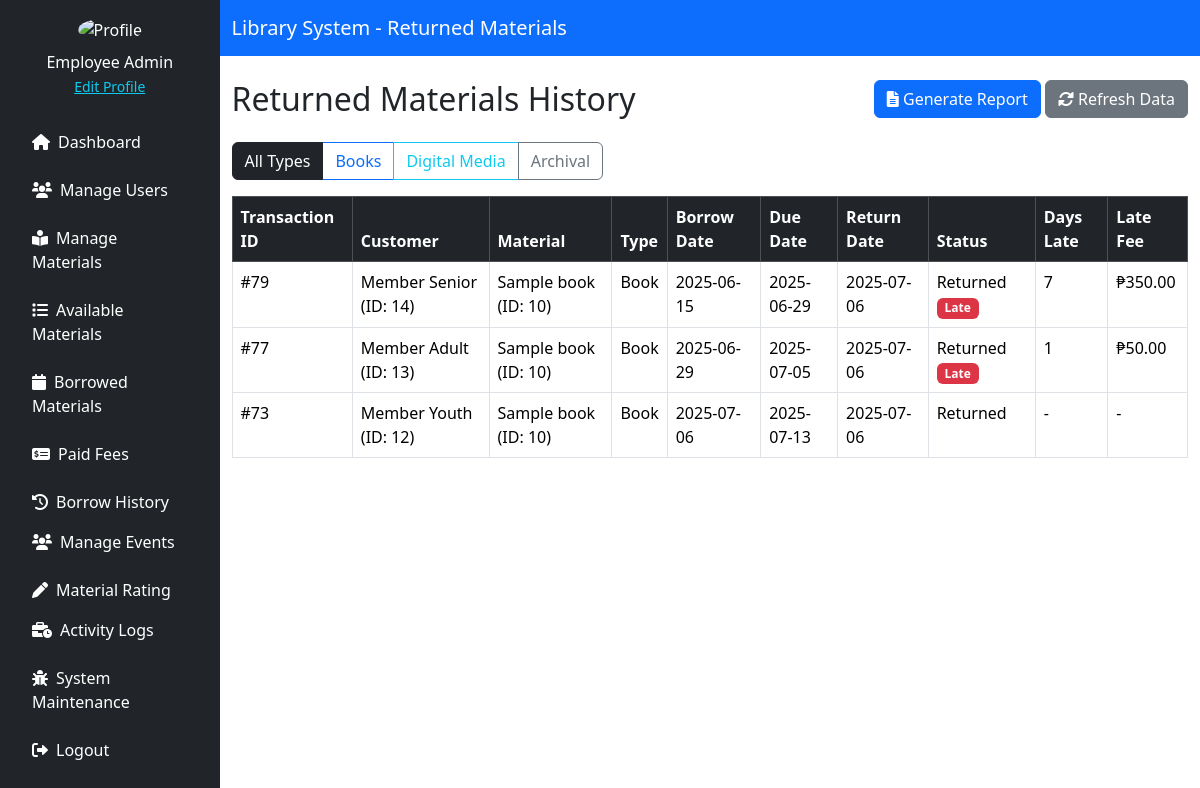
Before: /source/employee/borrow_history.php (signed in) with the older database file.
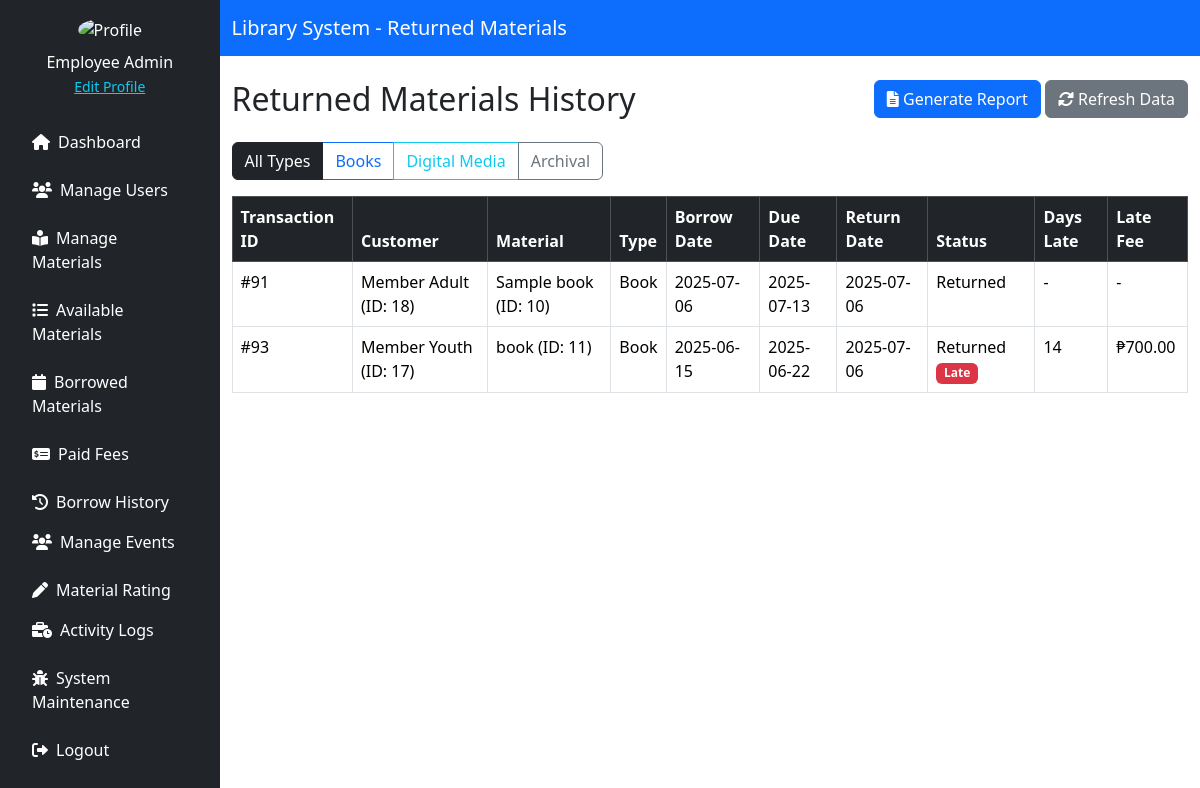
After: the same page with the newer database file.
### tables this page shows
CREATE TABLE `material_transactions` (
  `transaction_id` int(11) NOT NULL,
  `material_type` enum('book','digital','research') NOT NULL,
  `material_id` int(11) NOT NULL,
  `customer_id` int(11) NOT NULL,
  `action` enum('Reserve','Borrow','Return','Request Access','Approve Access','Grant Access') NOT NULL,
  `status` enum('Reserved','Borrowed','Returned','Cancelled','Overdue') DEFAULT 'Reserved',
  `action_date` datetime DEFAULT current_timestamp(),
  `due_date` datetime DEFAULT NULL,
  `return_date` datetime DEFAULT NULL,
  `late_fee` decimal(10,2) DEFAULT 0.00
);

CREATE TABLE `customer` (
  `customer_id` int(11) NOT NULL,
  `first_name` varchar(255) NOT NULL,
  `middle_name` varchar(255) DEFAULT NULL,
  `last_name` varchar(255) NOT NULL,
  `purok` varchar(255) DEFAULT NULL,
  `street` varchar(255) DEFAULT NULL,
  `barangay` varchar(255) NOT NULL,
  `city` varchar(255) NOT NULL,
  `postal_code` varchar(255) DEFAULT NULL,
  `phone_num` varchar(225) NOT NULL,
  `birthdate` date NOT NULL,
  `email` varchar(255) NOT NULL,
  `password` varchar(255) NOT NULL,
  `role_id` int(11) NOT NULL,
  `status` enum('Active','Inactive') NOT NULL DEFAULT 'Active'
);

### source/employee/borrow_history.php (the view, shortened to what the changed rows need)
<?php
include '../../config/db_conn.php';
function getReturnedMaterials($pdo, $typeFilter = 'all') {
    $query = "SELECT
                t.transaction_id,
                CONCAT(c.first_name, ' ', COALESCE(c.middle_name, ''), ' ', c.last_name) AS customer_name,
                c.customer_id,
                t.material_type,
                t.material_id,
                t.action_date AS borrow_date,
                t.due_date,
                t.return_date,
                t.status,
                t.late_fee,
                CASE
                    WHEN t.return_date > t.due_date THEN DATEDIFF(t.return_date, t.due_date)
                    ELSE 0
                END AS days_late,
                CASE
                    WHEN t.material_type = 'book' THEN b.title
                    WHEN t.material_type = 'digital' THEN d.title
                    WHEN t.material_type = 'research' THEN r.title
                END AS material_title
              FROM material_transactions t
              JOIN customer c ON t.customer_id = c.customer_id
              LEFT JOIN material_books b ON t.material_type = 'book' AND t.material_id = b.id
              LEFT JOIN material_digital_media d ON t.material_type = 'digital' AND t.material_id = d.id
              LEFT JOIN material_research r ON t.material_type = 'research' AND t.material_id = r.id
              WHERE t.status = 'Returned'";
    $params = [];
    $query .= " ORDER BY t.return_date DESC";
    $stmt = $pdo->prepare($query);
    $stmt->execute($params);
    $results = $stmt->fetchAll(PDO::FETCH_ASSOC);
    $formattedResults = [];
    foreach ($results as $row) {
        $formattedResults[] = [
            'transaction_id' => $row['transaction_id'],
            'customer_name' => $row['customer_name'],
            'customer_id' => $row['customer_id'],
            'material_title' => $row['material_title'],
            'material_id' => $row['material_id'],
            'material_type' => ucfirst($row['material_type']),
            'borrow_date' => date('Y-m-d', strtotime($row['borrow_date'])),
            'due_date' => date('Y-m-d', strtotime($row['due_date'])),
            'return_date' => date('Y-m-d', strtotime($row['return_date'])),
            'days_late' => $row['days_late'],
            'status' => $row['status'],
            'is_late' => $row['days_late'] > 0,
            'late_fee' => $row['late_fee']
        ];
    }
    return $formattedResults;
}
$returnedMaterials = getReturnedMaterials($pdo);
?>
<!DOCTYPE html>
<html lang="en">
<head>
    <link href="https://cdn.jsdelivr.net/npm/bootstrap@5.3.3/dist/css/bootstrap.min.css" rel="stylesheet">
    <link href="https://cdnjs.cloudflare.com/ajax/libs/font-awesome/6.0.0/css/all.min.css" rel="stylesheet">
</head>
<body>
<div class="d-flex">
    <div class="flex-grow-1">
        <div class="container mt-4">
            <div class="d-flex justify-content-between mb-3">
                <h2>Returned Materials History</h2>
            </div>
            <table class="table table-bordered">
                <thead class="table-dark">
                    <tr>
                        <th>Transaction ID</th>
                        <th>Customer</th>
                        <th>Material</th>
                        <th>Type</th>
                        <th>Borrow Date</th>
                        <th>Due Date</th>
                        <th>Return Date</th>
                        <th>Status</th>
                        <th>Days Late</th>
                        <th>Late Fee</th>
                    </tr>
                </thead>
                <tbody>
                    <?php foreach ($returnedMaterials as $item): ?>
                        <tr class="<?= $item['is_late'] ? 'late' : 'returned' ?>">
                            <td>#<?= $item['transaction_id'] ?></td>
                            <td><?= $item['customer_name'] ?> (ID: <?= $item['customer_id'] ?>)</td>
                            <td><?= $item['material_title'] ?> (ID: <?= $item['material_id'] ?>)</td>
                            <td><?= $item['material_type'] ?></td>
                            <td><?= $item['borrow_date'] ?></td>
                            <td><?= $item['due_date'] ?></td>
                            <td><?= $item['return_date'] ?></td>
                            <td>
                                Returned
                                <?php if ($item['is_late']): ?>
                                    <span class="badge bg-danger">Late</span>
                                <?php endif; ?>
                            </td>
                            <td><?= $item['days_late'] > 0 ? $item['days_late'] : '-' ?></td>
                            <td><?= $item['late_fee'] > 0 ? '₱' . number_format($item['late_fee'], 2) : '-' ?></td>
                        </tr>
                    <?php endforeach; ?>
                </tbody>
            </table>
        </div>
    </div>
</div>
</body>
</html>

Changed rows visible on the page:
removed material_transactions: transaction_id "79", customer_name "Member Senior", customer.customer_id "14", material_title "Sample book", material "10", material_type "Book", borrow_date "2025-06-15", due_date "2025-06-29", return_date "2025-07-06", shows "Late", days_late "7", late_fee "350.00"
removed material_transactions: transaction_id "77", customer_name "Member Adult", customer.customer_id "13", material_title "Sample book", material "10", material_type "Book", borrow_date "2025-06-29", due_date "2025-07-05", return_date "2025-07-06", shows "Late", days_late "1", late_fee "50.00"
removed material_transactions: transaction_id "73", customer_name "Member Youth", customer.customer_id "12", material_title "Sample book", material "10", material_type "Book", borrow_date "2025-07-06", due_date "2025-07-13", return_date "2025-07-06"
added material_transactions: transaction_id "91", customer_name "Member Adult", customer.customer_id "18", material_title "Sample book", material "10", material_type "Book", borrow_date "2025-07-06", due_date "2025-07-13", return_date "2025-07-06"
added material_transactions: transaction_id "93", customer_name "Member Youth", customer.customer_id "17", material_title "book", material "11", material_type "Book", borrow_date "2025-06-15", due_date "2025-06-22", return_date "2025-07-06", shows "Late", days_late "14", late_fee "700.00"
